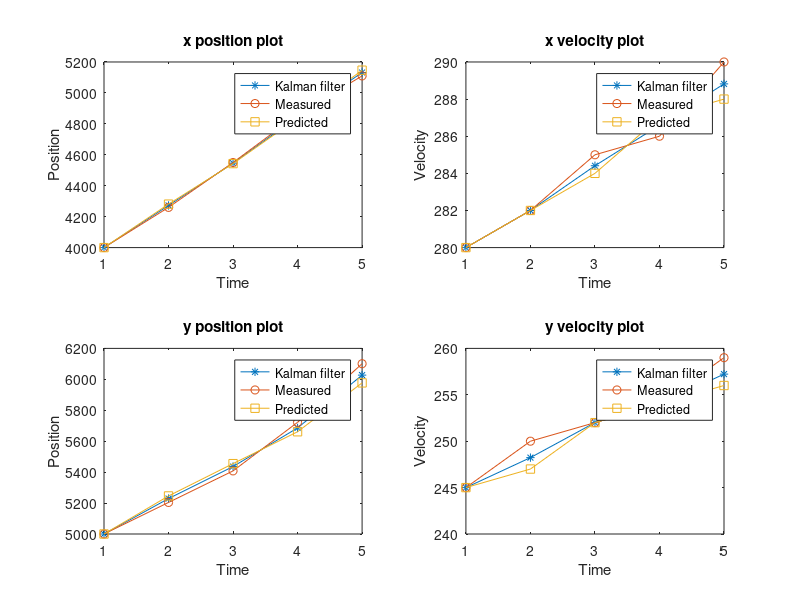
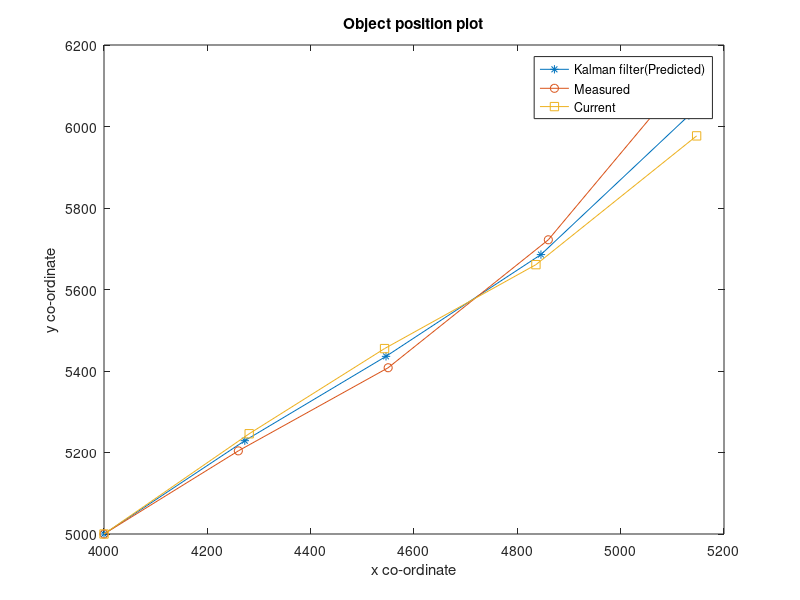

Recreate these plots in MATLAB, in order.
clear all;close all;clc;
obs=[4000,5000,280,245;4260,5204,282,250;4550,5408,285,252;4860,5722,286,254;5110,6101,290,259];%[x  y vx vy]
ax=[2;2];
Qk=0;
Wk=0;
Zk=0;
%new predicted state
t=1;%delta t
A=[1,0,t,0;0,1,0,t;0,0,1,0;0,0,0,1];
B=[0.5*(t^2),0;0,0.5*(t^2);t,0;t,0];
i=1
xkp(i,:)=A*(obs(i,:)')+B*ax+Wk;

%initial process covariance
xd=20;%delta x
vd=5;%delta v
yd=20;
%P_ik=[xd^2,xd*vd;xd*vd,vd^2];

P_ik=[xd^2,0,0,0;0,yd^2,0,0;0,0,vd^2,0;0,0,0,vd^2];
%in our case cross diagonal=0

%Predicted process covariance matrix
Pkp=A*P_ik*(A')+Qk
%in our case cross diagonal=0
Pkp(1,2)=0;Pkp(3,1)=0;Pkp(2,4)=0;
Pkp(2,1)=0;Pkp(1,3)=0;Pkp(4,2)=0;

%Kalman Gain
H=[1,0,0,0;0,1,0,0;0,0,1,0;0,0,0,1];%transformation matrix
xd_obs=25;%observation errors
vd_obs=6;
yd_obs=25;
R=[xd_obs^2,0,0,0;0,yd_obs^2,0,0;0,0,vd_obs^2,0;0,0,0,vd_obs^2];
K=(Pkp*(H'))/((H*Pkp*(H'))+R)

%New observation
C=[1,0,0,0;0,1,0,0;0,0,1,0;0,0,0,1];
yk=C*(obs(i+1,:)')+Zk;

%Calculating the current state
x_curr(i,:)=xkp(i,:)' +(K*(yk-(H*(xkp(i,:)'))))

%Updating covariance matrix
I=[1,0,0,0;0,1,0,0;0,0,1,0;0,0,0,1];
Pk=(I-K*H)*Pkp;

for i=2:4
    xkp(i,:)=A*(obs(i,:)')+B*ax+Wk;
    P_ik=[xd^2,0,0,0;0,yd^2,0,0;0,0,vd^2,0;0,0,0,vd^2];
    %in our case cross diagonal=0

    %Predicted process covariance matrix
    Pkp=A*P_ik*(A')+Qk
    %in our case cross diagonal=0
    Pkp(1,2)=0;Pkp(3,1)=0;Pkp(2,4)=0;
    Pkp(2,1)=0;Pkp(1,3)=0;Pkp(4,2)=0;

    %Kalman Gain
    H=[1,0,0,0;0,1,0,0;0,0,1,0;0,0,0,1];%transformation matrix
    xd_obs=25;%observation errors
    vd_obs=6;
    yd_obs=25;
    R=[xd_obs^2,0,0,0;0,yd_obs^2,0,0;0,0,vd_obs^2,0;0,0,0,vd_obs^2];
    K=(Pkp*(H'))/((H*Pkp*(H'))+R)

    %New observation
    C=[1,0,0,0;0,1,0,0;0,0,1,0;0,0,0,1];
    yk=C*(obs(i+1,:)')+Zk;

    %Calculating the current state
    x_curr(i,:)=xkp(i,:)' +(K*(yk-(H*(xkp(i,:)'))))

    %Updating covariance matrix
    I=[1,0,0,0;0,1,0,0;0,0,1,0;0,0,0,1];
    Pk=(I-K*H)*Pkp;
end
x_curr=[obs(1,:);x_curr]
xkp=[obs(1,:);xkp]
%x_pos plot
T=1:5;
subplot(2,2,1)
plot(T,x_curr(:,1),'-*');
hold on
plot(T,obs(:,1),'-o');
hold on
plot(T,xkp(:,1),'-s');
title('x position plot')
xlabel('Time')
ylabel('Position')
legend('Kalman filter','Measured','Predicted')

%v plot
subplot(2,2,2)
plot(T,x_curr(:,3),'-*');
hold on
plot(T,obs(:,3),'-o');
hold on
plot(T,xkp(:,3),'-s');
title('x velocity plot')
xlabel('Time')
ylabel('Velocity')
legend('Kalman filter','Measured','Predicted')

%y_pos plot
subplot(2,2,3)
T=1:5;
plot(T,x_curr(:,2),'-*');
hold on
plot(T,obs(:,2),'-o');
hold on
plot(T,xkp(:,2),'-s');
title('y position plot')
xlabel('Time')
ylabel('Position')
legend('Kalman filter','Measured','Predicted')

%v plot
T=1:5;
subplot(2,2,4)
plot(T,x_curr(:,4),'-*');
hold on
plot(T,obs(:,4),'-o');
hold on
plot(T,xkp(:,4),'-s');
title('y velocity plot')
xlabel('Time')
ylabel('Velocity')
legend('Kalman filter','Measured','Predicted')

figure
plot(x_curr(:,1),x_curr(:,2),'-*');
hold on
plot(obs(:,1),obs(:,2),'-o');
hold on
plot(xkp(:,1),xkp(:,2),'-s');
title('Object position plot')
xlabel('x co-ordinate')
ylabel('y co-ordinate')
legend('Kalman filter(Predicted)','Measured','Current')